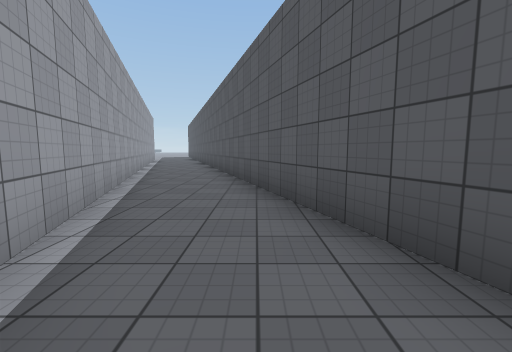
View 1 (above)

12 first-person views from a walk through a 3-D level made in the Unity game engine. The camera is 1.4 m above the floor, tilts 6° down and sees 90° across. The floor is counted in squares, 2 m on a side. Each view is taken from the middle of a square. On the plan, view 1 faces up. The plan holds only what a view shows up to about 9 squares ahead; the rest is blank. The place goes on beyond the plan. The player is left out. Some surface patterns are stand-ins.

View 2
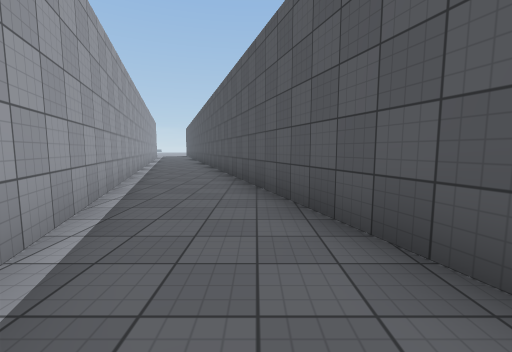

View 3
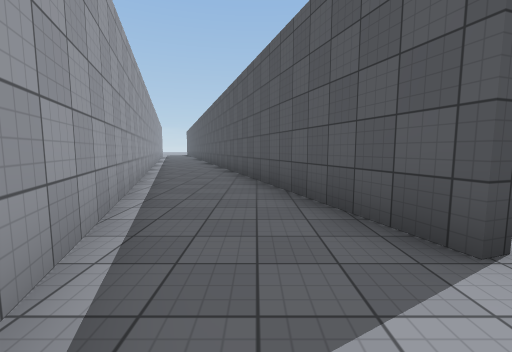

View 4
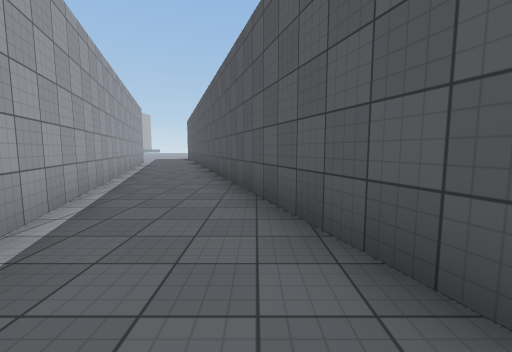

View 5
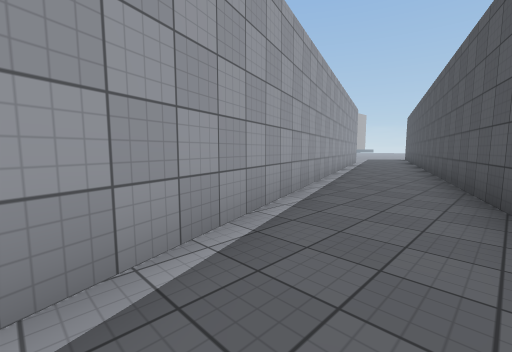

View 6
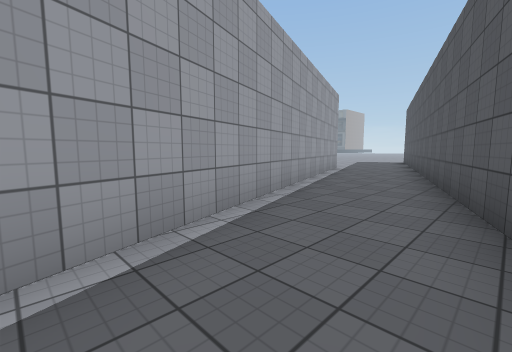

View 7
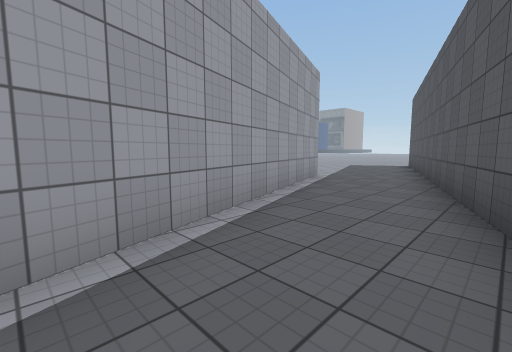

View 8
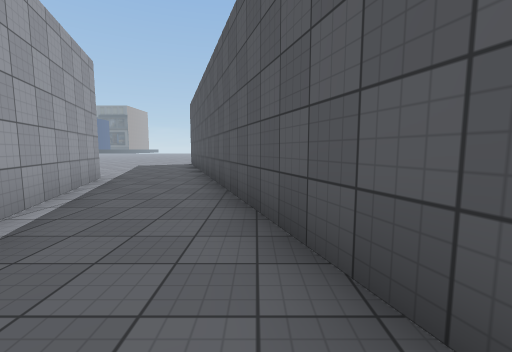

View 9
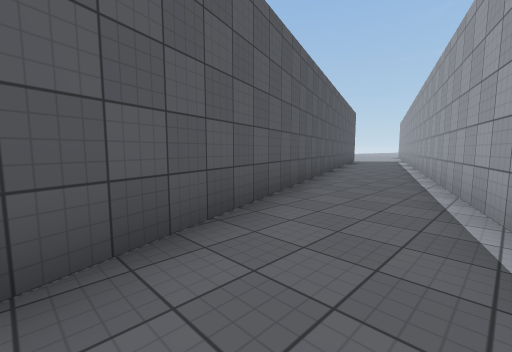

View 10
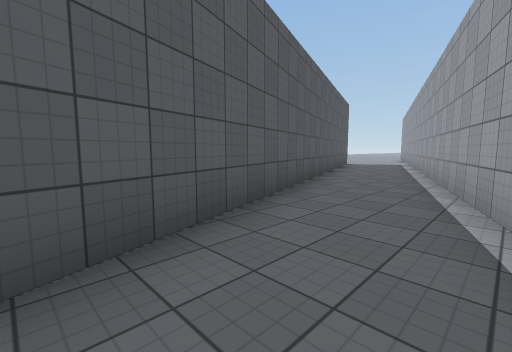

View 11
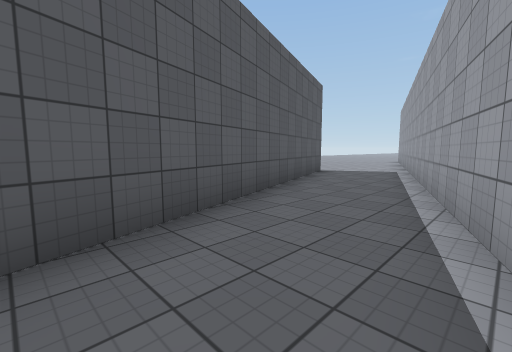

View 12
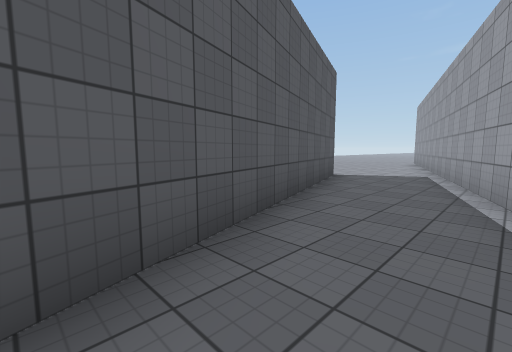

### Floor plan
Points are (right, up) in squares from view 1. A wall is a line through its corners. A room is listed if a view was taken in it or the views show most of it. See-through windows are left out.
Room 1 (view 1)
walls: (-1.1, 0.3) (-0.1, -2.8); (2.3, -2) (1.4, 0.8)
ways out: opening at (1, -2) to room 2; opening at (0, 1) to room 7
Room 2 (view 2)
walls: (-0.1, -2.8) (0.9, -5.8); (3.5, -5.5) (2.3, -2)
ways out: opening at (1, -2) to room 1; opening at (2, -5) to room 3
Room 3 (view 3)
walls: (0.9, -5.8) (2.2, -9.6)
ways out: opening at (2, -5) to room 2
Room 4 (views 4, 5, 10)
walls: (-3.1, 6.2) (-2.1, 3.3); (0.3, 3.9) (-0.7, 7)
ways out: opening at (-2, 7) to room 5; opening at (-1, 4) to room 7
Room 5 (views 6, 9)
walls: (-4.1, 9.2) (-3.1, 6.2); (-0.7, 7) (-1.6, 9.8)
ways out: opening at (-2, 7) to room 4; opening at (-3, 10) to room 6
Room 6 (views 7, 8)
walls: (-5.1, 12.3) (-4.1, 9.2); (-1.6, 9.8) (-2.7, 12.8)
ways out: opening at (-3, 10) to room 5; opening at (-4, 13) to room 8
Room 7 (views 11, 12)
walls: (-2.1, 3.3) (-1.1, 0.3); (1.4, 0.8) (0.3, 3.9)
ways out: opening at (0, 1) to room 1; opening at (-1, 4) to room 4
Room 8 (no view inside)
walls: (-6.2, 15.3) (-5.1, 12.3); (-2.7, 12.8) (-3.7, 15.9)
ways out: opening at (-4, 13) to room 6; opening at (-5, 16)

Positions as (right, up) in squares from view 1, and headings:
1: (0, 0), facing up
2: (1, -3), facing up
3: (2, -7), facing up
4: (-1, 4), facing up
5: (-1, 4), facing up-left
6: (-2, 8), facing up-left
7: (-3, 11), facing up-left
8: (-3, 11), facing up
9: (-3, 9), facing down-right
10: (-2, 6), facing down-right
11: (-1, 2), facing down-right
12: (0, 1), facing down-right
